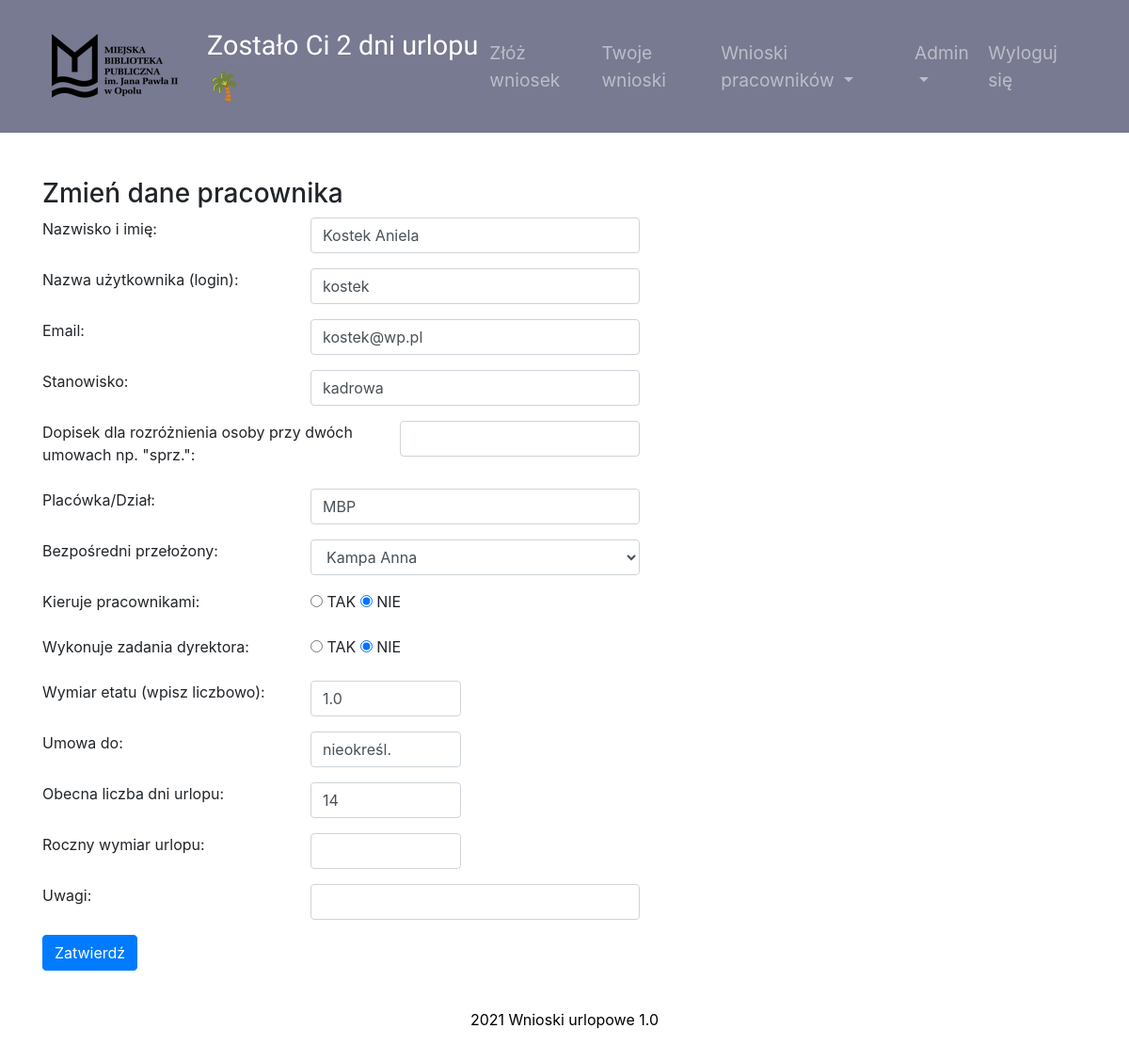
The app's page /edit/4 (signed in) with its own data.
### main.py (models this page shows, shortened)
class Employee(UserMixin, db.Model):
    __tablename__ = "employees"
    id = db.Column(db.Integer, primary_key=True)
    name = db.Column(db.String(50), unique=False, nullable=False)
    login = db.Column(db.String(10), unique=True, nullable=False)
    password = db.Column(db.String(100))
    position = db.Column(db.String(50), unique=False)
    position_info = db.Column(db.String(20))
    work_place = db.Column(db.String)
    is_manager = db.Column(db.String(3), nullable=False)
    is_topmanager = db.Column(db.String(3), nullable=False)
    work_time = db.Column(db.Float, unique=False, nullable=False)
    email = db.Column(db.String)
    days_off = db.Column(db.Integer, nullable=False)
    annual_days_off = db.Column(db.Integer)
    contract_end = db.Column(db.String)
    requests = relationship("Request", back_populates="author")
    sickleaves = relationship("SickLeave", back_populates="person")
    manager_id = db.Column(db.Integer, db.ForeignKey("employees.id"))
    manager = relationship("Employee", backref='subordinates', remote_side="Employee.id")
    today_note = db.Column(db.String(20))
    additional_info = db.Column(db.String)

### main.py (the view, shortened to what this page needs)
@app.route("/edit/<int:employee_id>", methods=["POST", "GET"])
@admin_only
def edit_employee(employee_id):
    employee = Employee.query.get(employee_id)
    is_edit = True
    form = EditEmployeeForm(
        name=employee.name,
        login=employee.login,
        position=employee.position,
        position_info=employee.position_info,
        work_place=employee.work_place,
        work_time=employee.work_time,
        days_off=employee.days_off,
        annual_days_off=employee.annual_days_off,
        contract_end=employee.contract_end,
        is_manager=employee.is_manager,
        is_topmanager=employee.is_topmanager,
        email=employee.email,
        additional_info=employee.additional_info
    )
    try:
        form.manager.choices = [(employee.manager.id, employee.manager.name)] + [(g.id, g.name) for g in
                                                                                 Employee.query.filter_by(
                                                                                     is_manager="TAK").order_by(
                                                                                     'name').all()]
    except:
        form.manager.choices = [(g.id, g.name) for g in
                                Employee.query.filter_by(is_manager="TAK").order_by('name').all()]
    return render_template('edit.html', form=form, is_edit=is_edit)

### main.py (called while the page is built)
@login_manager.user_loader
def load_user(employee_id):
    return Employee.query.get(int(employee_id))

def admin_only(f):
    @wraps(f)
    def decorated_function(*args, **kwargs):
        if current_user.login not in ADMIN_LOGIN:
            return abort(403)
        return f(*args, **kwargs)
    return decorated_function

### templates/edit.html (shortened to what this page needs)
{% import "bootstrap/wtf.html" as wtf %}
{% include 'header.html' %}
<div class="container mt-5">
    {% if not is_edit: %}
    <h3>Dodaj pracownika</h3>
    {% else: %}
    <h3>Zmień dane pracownika</h3>
    {% endif %}
    <form method="POST">
        <div class="form-group">
            <div class="row mb-2">
                <div class="col-lg-3">
                    {{ form.name.label }}
                </div>
                <div class="col-lg-4">
                    {{ form.name(class="form-control") }}
                </div>
            </div>
            </div>
            <div class="form-group">
                <div class="row mb-2">
                    <div class="col-lg-3">
                        {{ form.login.label }}
                    </div>
                    <div class="col-lg-4">
                        {{ form.login(class="form-control") }}
                    </div>
                </div>
            </div>
            <div class="form-group">
                <div class="row mb-2">
                    <div class="col-lg-3">
                        {{ form.email.label }}
                    </div>
                    <div class="col-lg-4">
                        {{ form.email(class="form-control") }}
                    </div>
                </div>
            </div>
            <div class="form-group">
                <div class="row mb-2">
                    <div class="col-lg-3">
                        {{ form.position.label }}
                    </div>
                    <div class="col-lg-4">
                        {{ form.position(class="form-control") }}
                    </div>
                </div>
            </div>
            <div class="form-group">
                <div class="row mb-2">
                    <div class="col-lg-4">
                        {{ form.position_info.label }}
                    </div>
                    <div class="col-lg-3">
                        {{ form.position_info(class="form-control") }}
                    </div>
                </div>
            </div>
            <div class="form-group">
                <div class="row mb-2">
                    <div class="col-lg-3">
                        {{ form.work_place.label }}
                    </div>
                    <div class="col-lg-4">
                        {{ form.work_place(class="form-control") }}
                    </div>
                </div>
            </div>
            <div class="form-group">
                <div class="row mb-2">
                    <div class="col-lg-3">
                        {{ form.manager.label }}
                    </div>
                    <div class="col-lg-4">
                        {{ form.manager(class="form-control") }}
                    </div>
                </div>
            </div>
            <div class="form-group">
                <div class="row mb-2">
                    <div class="col-lg-3">
                        {{ form.is_manager.label }}
                    </div>
                    <div class="col-lg-8 ">
                        {% for subfield in form.is_manager %}
                        <tr>
                            <td>{{ subfield }}</td>
                            <td>{{ subfield.label }}</td>
                        </tr>
                        {% endfor %}
                    </div>
                </div>
            </div>
            <div class="form-group">
                <div class="row mb-2">
                    <div class="col-lg-3">
                        {{ form.is_topmanager.label }}
                    </div>
                    <div class="col-lg-8 ">
                        {% for subfield in form.is_topmanager %}
                        <tr>
                            <td>{{ subfield }}</td>
                            <td>{{ subfield.label }}</td>
                        </tr>
                        {% endfor %}
                    </div>
                </div>
            </div>
            <div class="form-group">
                <div class="row mb-2">
                    <div class="col-lg-3">
                        {{ form.work_time.label }}
                    </div>
                    <div class="col-lg-2">
                        {{ form.work_time(class="form-control") }}
                    </div>
                </div>
            </div>
            <div class="form-group">
                <div class="row mb-2">
                    <div class="col-lg-3">
                        {{ form.contract_end.label }}
                    </div>
                    <div class="col-lg-2">
                        {{ form.contract_end(class="form-control") }}
                    </div>
                </div>
            </div>
            <div class="form-group">
                <div class="row mb-2">
                    <div class="col-lg-3">
                        {{ form.days_off.label }}
                    </div>
                    <div class="col-lg-2">
                        {{ form.days_off(class="form-control") }}
                    </div>
                </div>
            </div>
            <div class="form-group">
                <div class="row mb-2">
                    <div class="col-lg-3">
                        {{ form.annual_days_off.label }}
                    </div>
                    <div class="col-lg-2">
                        {{ form.annual_days_off(class="form-control") }}
                    </div>
                </div>
            </div>
            <div class="form-group">
                <div class="row mb-2">
                    <div class="col-lg-3">
                        {{ form.additional_info.label }}
                    </div>
                    <div class="col-lg-4">
                        {{ form.additional_info(class="form-control") }}
                    </div>
                </div>
            </div>
            <div class="form-group">
                {{ form.submit(class="btn btn-primary mr-auto") }}
            </div>
    </form>
</div>
{%include 'footer.html' %}

### templates/header.html (shortened to what this page needs)
<!DOCTYPE html>
<html lang="pl">
<head>
    <link rel="stylesheet" href="https://maxcdn.bootstrapcdn.com/bootstrap/4.0.0/css/bootstrap.min.css"
>
    <link rel="stylesheet" href="https://cdnjs.cloudflare.com/ajax/libs/bootstrap-datepicker/1.9.0/css/bootstrap-datepicker.min.css"/>
    <link rel="stylesheet" href="./static/style.css" >
</head>
<body>
    <nav class="navbar position-sticky top-0 navbar-expand-lg navbar-dark w-100">
<div class="container-fluid">
        <a href="{{url_for('main')}}" class="navbar-brand ml-1" id="nav_urlop"><img src="/static/mbp_logo.png" class="d-inline-block align-center"  style="padding-right: 15px;"></a><p class="info"> {%if current_user.is_authenticated%} Zostało Ci {{current_user.days_off}} {% if current_user.work_time<1 %}godz. {%else%} dni  {%endif%}urlopu <span class="palm">🌴</span> {%endif%}</p>
        <div class="collapse navbar-collapse" id="navbarSupportedContent">
        <ul class="navbar-nav ml-auto">
            {% if current_user.position != "dyrektor"%}
                 <li class="nav-item">
                <a class="nav-link link-hide" href="{{url_for('main')}}">Złóż wniosek</a>
            </li>
            <li class="nav-item">
                <a class="nav-link link-hide" href="{{url_for('my_requests')}}">Twoje wnioski</a>
            </li>
            {% endif %}
            {% if current_user.is_manager == "TAK" %}
              <li class="nav-item dropdown">
      <a class="nav-link dropdown-toggle" href="{{url_for('employees_requests')}}" id="navbardrop" data-toggle="dropdown">
        Wnioski pracowników
      </a>
    </li>
{% endif %}
            {% if current_user.login in ["wynik", "kostek"] %}
                     <li class="nav-item dropdown">
      <a class="nav-link dropdown-toggle" href="{{url_for('admin_site')}}" id="navbardrop2" data-toggle="dropdown">
        Admin</a>
    </li>
           {% endif %}
            <li class="nav-item">
                <a class="nav-link link-hide" href="{{url_for('logout')}}">Wyloguj się</a>
            </li>
        </ul>
        </div>
    </div>
    </nav>

### static/style.css (style rules this page uses)
.navbar { background-color: #787A91; padding: 1% 3%; z-index: 1; }
.navbar-brand { font-size: 1.5rem; }
.info { font-size: 1.8rem; font-family: 'Signika Negative', sans-serif; color: #fff; margin-top: 15px; }
.nav-link { font-size: 1.2rem; }

### records on screen
Employee: days_off "2"
Employee: name "Kostek Aniela", login "kostek", email "kostek@wp.pl", position "kadrowa", work_place "MBP", manager "Kampa Anna", work_time "1.0", contract_end "nieokreśl.", days_off "14"

### other values on screen
{{ subfield.label }} "TAK" "NIE"
